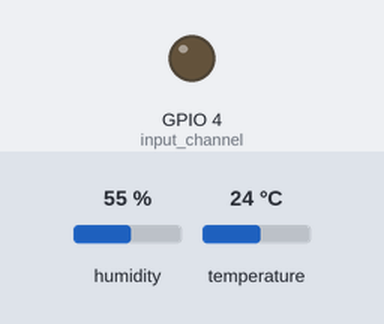
Bench run of a program on a simulated Raspberry Pi (BCM pin numbers). Parts: output pins drawn as LEDs (lit = HIGH). Inputs (shaded band) come from the test bench; at power-on: humidity 55 %, temperature 24 °C. What the program prints to the terminal is not drawn. At 0.1 s the program stops and its outputs stay as they are.

Above: at 0.1 s.
Timing chart, 0 to 1.6 s (numbered marks = the images above):
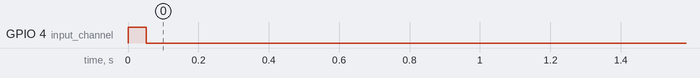

The program:

dht11_sensor.py
```python
#!/usr/bin/python3
# -*- coding: utf-8 -*-

"""
S185 - Introduction to Single-Board Computers

A Python GPIO interface script that will read the DHT11 Temperature & Humidity
Sensor Module output.  Derived heavily from http://kookye.com/?p=4539.

Execution:
1. Set the executable flag on the script: chmod u+x dht11_sensor.py
2. Execute with a preceding dot "./", so call ./dht11_sensor.py
"""

# Import required modules.
import os
import sys
import argparse
import time

# Import the RPi.GPIO module/library.  This is the package that provides a GPIO
# interface.
try:
	import RPi.GPIO as GPIO
except RuntimeError:
	print("Error importing RPi.GPIO!")

# Select the GPIO numbering scheme.
# Refer to the GPIO pins by the channel numbers on the
# Broadcom SOC.
GPIO.setmode(GPIO.BCM)
# - or -
# Refer to the GPIO pins by the BOARD numbering system.
# This refers to the pin numbers on the P1 header of
# the Raspberry Pi board.
#GPIO.setmode(GPIO.BOARD)

# Define the channel(s) that wil be used.  These are the GPIO pins on
# Raspberry Pi that will be used.
#   Input: PIN ?? (GPIO??)
input_channel  = 4
#input_channel_list  = [4]
#  Output: PIN ?? (GPIO??)
#output_channel_list = []

# Set up the GPIO Channels - INPUT
#GPIO.setup(input_channel_list, GPIO.IN)

# Set up the GPIO Channels - OUTPUT
#GPIO.setup(output_channel_list, GPIO.OUT)


# Function to send a value and sleep for the input period
def SendAndSleep(channel, value, sleepTime):
    GPIO.output(channel, value)
    time.sleep(sleepTime)
#EOF: SendAndSleep()


# Function to read the data from the Data Pin of the DHT11 Sensor
def CollectInput(channel):
    # initialize the data counters
    unchanged_count = 0         # counter to collect data while it is unchanged
    max_unchanged_count = 100   # maximum count to determine the end of the data

    last = -1
    data = []
    while True:
        current = GPIO.input(channel)
        data.append(current)
        if last != current:
            unchanged_count = 0
            last = current
        else:
            unchanged_count = unchanged_count + 1
            if unchanged_count > max_unchanged_count:
                break

    return data
#EOF: CollectInput()


# Function to parse the lengths of the data pull up
def ParseDataPullUpLengths(data):
    # Define states for state machine
    STATE_INIT_PULL_DOWN        = 1
    STATE_INIT_PULL_UP          = 2
    STATE_DATA_FIRST_PULL_DOWN  = 3
    STATE_DATA_PULL_UP          = 4
    STATE_DATA_PULL_DOWN        = 5

    state = STATE_INIT_PULL_DOWN    # initial state

    lengths = []        # array to contain lengths of data pull up periods
    current_length = 0  # length of previous period

    # start state machine
    for i in range(len(data)):
        current = data[i]
        current_length = current_length + 1

        # State 1: STATE_INIT_PULL_DOWN
        if state == STATE_INIT_PULL_DOWN:
            if current == GPIO.LOW:
                # Received initial pull down, transition to next state
                state = STATE_INIT_PULL_UP
                continue
            else:
                continue

        # State 2: STATE_INIT_PULL_UP
        if state == STATE_INIT_PULL_UP:
            if current == GPIO.HIGH:
                # Received initial pull up, transition to next state
                state = STATE_DATA_FIRST_PULL_DOWN
                continue
            else:
                continue

        # State 3: STATE_DATA_FIRST_PULL_DOWN
        if state == STATE_DATA_FIRST_PULL_DOWN:
            if current == GPIO.LOW:
                # Received initial data pull down; next state will be data pull up
                state = STATE_DATA_PULL_UP
                continue
            else:
                continue

        # State 4: STATE_DATA_PULL_UP
        if state == STATE_DATA_PULL_UP:
            if current == GPIO.HIGH:
                # Received data pull up; length of this will determine 0/1
                current_length = 0
                state = STATE_DATA_PULL_DOWN
                continue
            else:
                continue

        # State 5: STATE_DATA_PULL_DOWN
        if state == STATE_DATA_PULL_DOWN:
            if current == GPIO.LOW:
                # Received data pull down; store the length of the pull up period & go back to state 4
                lengths.append(current_length)
                state = STATE_DATA_PULL_UP
                continue
            else:
                continue

    return lengths
#EOF: ParseDataPullUpLengths()


# Function to identify the bits of the data
def CalculateBits(lengths):
    # Initialize shortest & longest pull up periods
    shortest_pull_up = 1000
    longest_pull_up = 0

    # Find the shortest and longest periods
    for i in range(0, len(lengths)):
        length = lengths[i]
        if length < shortest_pull_up:
            shortest_pull_up = length

        if length > longest_pull_up:
            longest_pull_up = length

    # Find the middle to determine the threshold
    threshold = shortest_pull_up + (longest_pull_up - shortest_pull_up) / 2

    bits = []

    # Determine whether it is true or false
    for i in range(0, len(lengths)):
        bit = False
        if lengths[i] > threshold:
            bit = True

        bits.append(bit)

    return bits
#EOF: CalculateBits()


# Function to convert bits to bytes
def BitsToBytes(bits):
    bytes = []
    byte = 0

    # loop over the bits & calculate the value
    for i in range(0, len(bits)):
        byte = byte << 1
        if (bits[i]):
            byte = byte | 1
        else:
            byte = byte | 0

        if ((i + 1) % 8 == 0):
            bytes.append(byte)
            byte = 0

    return bytes
#EOF: BitsToBytes()


# Function to Calculate the Checksum
def CalculateChecksum(bytes):
    return bytes[0] + bytes[1] + bytes[2] + bytes[3] & 255
#EOF: CalculateChecksum


# Function to Convert Degrees Celcius to Fahrenheit
def C2F(degC):
    return 1.8 * degC + 32

#EOF: C2F()


# Define the main() function.
def main():

    # Define Error Codes
    ERR_NO_ERROR = 0
    ERR_MISSING_DATA = 1
    ERR_CRC = 2

    # Initialize the Sensor
    GPIO.setup(input_channel, GPIO.OUT)

    # Send Start Signal (HIGH then LOW for at least 18 ms)
    SendAndSleep(input_channel, GPIO.HIGH, 0.05)    # send initial HIGH for 50 ms
    SendAndSleep(input_channel, GPIO.LOW, 0.02)     # send LOW for 20 ms

    # Change Pin to Pull Up Input
    GPIO.setup(input_channel, GPIO.IN, GPIO.PUD_UP)

    # Read the Data
    data = CollectInput(input_channel)

    # Parse lenghs of the data periods (pulled-up)
    pull_up_lengths = ParseDataPullUpLengths(data)

    # Check bit count & return error if it isn't correct length
    if len(pull_up_lengths) != 40:
        print("ERROR: Error Code: %d - Bit Count Not Correct" % (ERR_MISSING_DATA))
        return

    # Calculate each bit in the data from the pull up lengths
    bits = CalculateBits(pull_up_lengths)

    # Convert the bits to bytes
    bytes = BitsToBytes(bits)

    # Calculate Checksum & check for errors
    checksum = CalculateChecksum(bytes)
    if bytes[4] != checksum:
        print("ERROR: Error Code: %d - CRC Error" % (ERR_CRC))
        return

    # If we have not errored out yet, we have valid data
    tempC = bytes[2]
    tempF = C2F(tempC)
    humidity = bytes[0]
    print("Temp = %d C\tTemp = %d F\tHumidity = %d %%" % (tempC, tempF, humidity))
    return

# EOF: main()


# ------------------------------------------------- BEGIN EXECUTION HERE --
if __name__ == '__main__':
	try:
		# Execute code in here first.
		# if an exception is raised, continue to check except blocks.
		# ~~~~~
		# Invoke the main function.
		main()
	except KeyboardInterrupt:
		# If the exception is of this type...
		# Execute this code and continue to 'finally' block.
		# ~~~~~
		# Raised when the user interrupts program execution,
		#	usually by pressing Ctrl+c.
		pass
	finally:
		# No matter what has happened previously, or whether an
		# exception was thrown, execute this code as the program ends.
		# ~~~~~
		print("Cleaning up GPIO pins...")
		# Reset the status of the GPIO pins.
		# NOTE: This will only clean up GPIO channels that your script
		#	has used. This also clears the pin numbering system in use.
		GPIO.cleanup()
```
